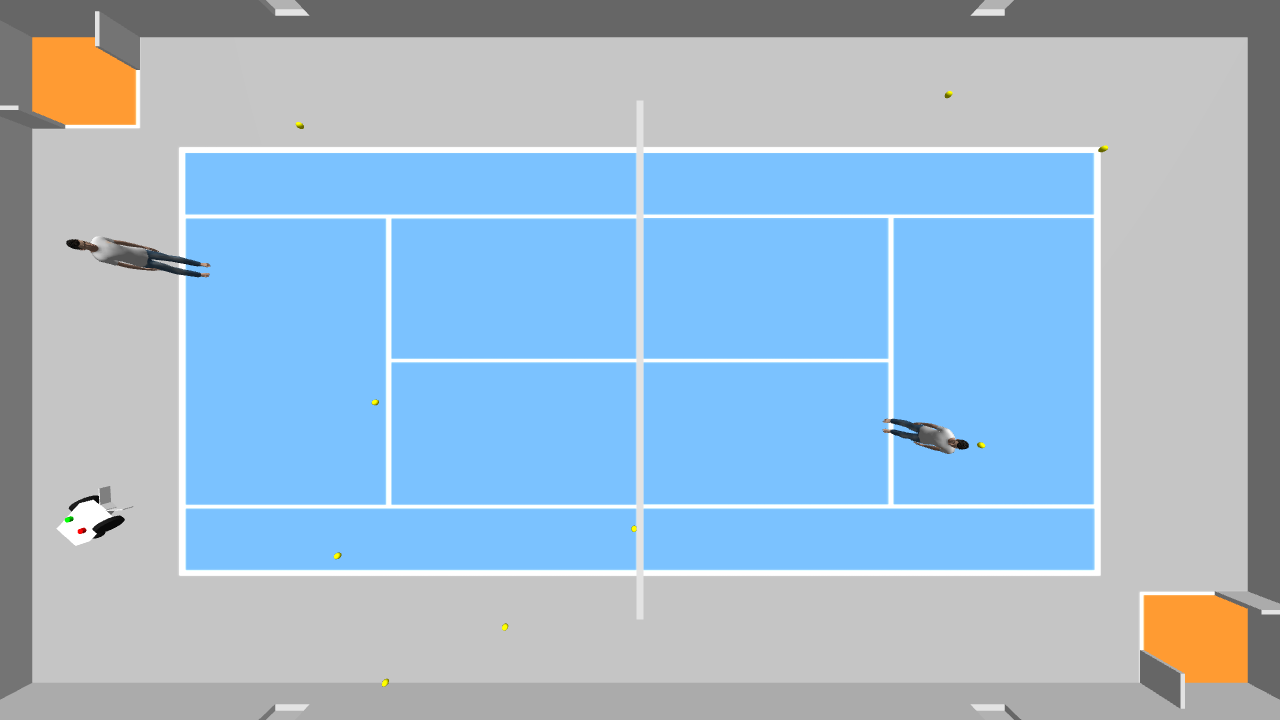
#> input picture player_localization/images/img_0.png, 1280 x 720 px
$ python range_detector.py
#> lines starting #> are read from the running program, lines starting #| are printed output that depends on the picture; after the words box and inside, x2 and y2 are one past the last pixel; in counts of white or black regions, pixels touching at a corner belong together
#!/usr/bin/python
# -*- coding: utf-8 -*-

import cv2
import sys
import numpy as np

def nothing(x):
    pass

# Create a window
cv2.namedWindow('image')

# create trackbars for color change
cv2.createTrackbar('HMin','image',0,179,nothing) # Hue is from 0-179 for Opencv
cv2.createTrackbar('SMin','image',0,255,nothing)
cv2.createTrackbar('VMin','image',0,255,nothing)
cv2.createTrackbar('HMax','image',0,179,nothing)
cv2.createTrackbar('SMax','image',0,255,nothing)
cv2.createTrackbar('VMax','image',0,255,nothing)

# Set default value for MAX HSV trackbars.
cv2.setTrackbarPos('HMin', 'image', 0)
cv2.setTrackbarPos('SMin', 'image', 1)
cv2.setTrackbarPos('VMin', 'image', 0)
cv2.setTrackbarPos('HMax', 'image', 179)
cv2.setTrackbarPos('SMax', 'image', 255)
cv2.setTrackbarPos('VMax', 'image', 31)

# Initialize to check if HSV min/max value changes
hMin = sMin = vMin = hMax = sMax = vMax = 0
phMin = psMin = pvMin = phMax = psMax = pvMax = 0

# Output Image to display
img = cv2.imread("img_0.png")
#> img is the input picture: shape (720, 1280, 3); mean B, G, R 208.4, 186.4, 160.2
scale_percent = 80
#calculate the 50 percent of original dimensions
width = int(img.shape[1] * scale_percent / 100)
#> width = 1024
height = int(img.shape[0] * scale_percent / 100)
#> height = 576
dsize = (width, height)
#> dsize = (1024, 576)
img = cv2.resize(img, dsize)
#> img: shape (576, 1024, 3)
output = img
waitTime = 33

while(1):
    # get current positions of all trackbars
    hMin = cv2.getTrackbarPos('HMin','image')
    sMin = cv2.getTrackbarPos('SMin','image')
    vMin = cv2.getTrackbarPos('VMin','image')

    hMax = cv2.getTrackbarPos('HMax','image')
    sMax = cv2.getTrackbarPos('SMax','image')
    vMax = cv2.getTrackbarPos('VMax','image')

    # Set minimum and max HSV values to display
    lower = np.array([hMin, sMin, vMin])
    upper = np.array([hMax, sMax, vMax])

    # Create HSV Image and threshold into a range.
    hsv = cv2.cvtColor(img, cv2.COLOR_BGR2HSV)
#> hsv: shape (576, 1024, 3); mean H, S, V 42.4, 55.7, 212.1
    mask = cv2.inRange(hsv, lower, upper)
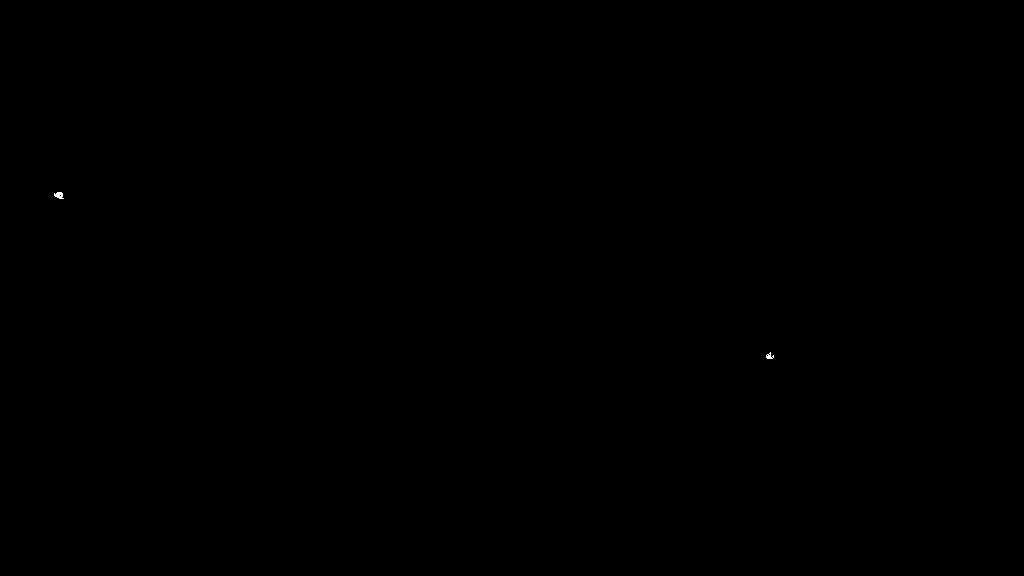
#> mask: shape (576, 1024); 0.01% white; 2 white regions, box (x1, y1, x2, y2) and area: (54, 192, 64, 199) 48, (766, 352, 774, 359) 31
    output = cv2.bitwise_and(img,img, mask= mask)

    # Print if there is a change in HSV value
    if( (phMin != hMin) | (psMin != sMin) | (pvMin != vMin) | (phMax != hMax) | (psMax != sMax) | (pvMax != vMax) ):
        print("(hMin = %d , sMin = %d, vMin = %d), (hMax = %d , sMax = %d, vMax = %d)" % (hMin , sMin , vMin, hMax, sMax , vMax))
        phMin = hMin
        psMin = sMin
        pvMin = vMin
        phMax = hMax
        psMax = sMax
        pvMax = vMax

    # Display output image
    cv2.imshow('image',output)
    cv2.imshow('mask',mask)

    # Wait longer to prevent freeze for videos.
    if cv2.waitKey(waitTime) & 0xFF == ord('q'):
#> (key q is pressed here)
        break

# Release resources
cv2.destroyAllWindows()
